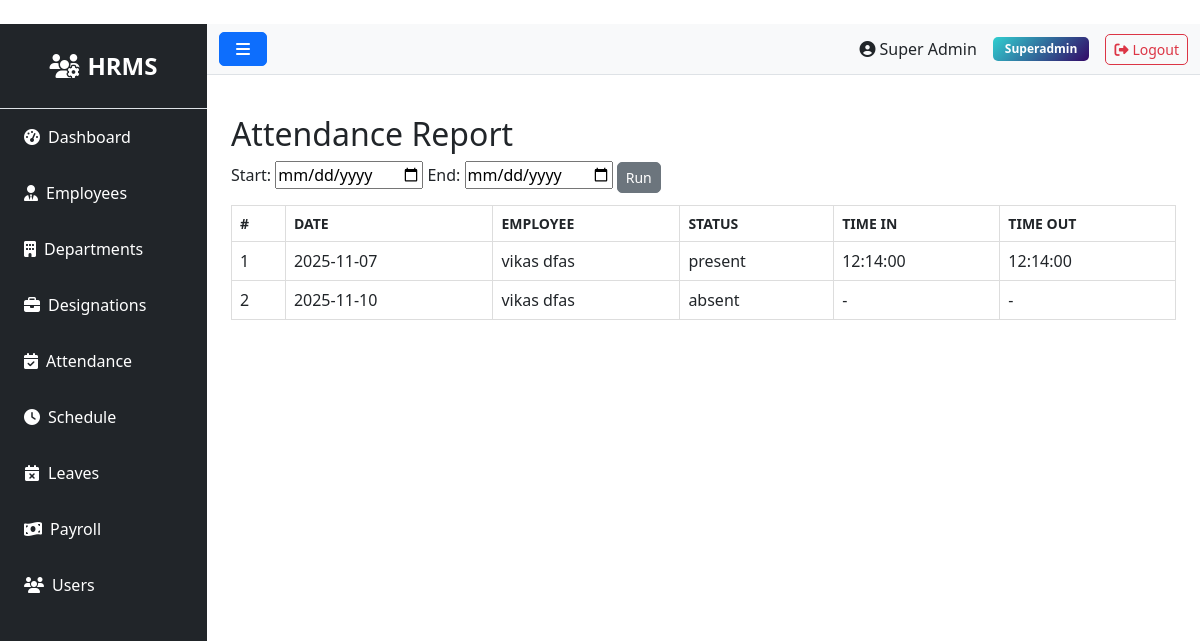
The page /attendance/report (signed in) on the database as committed earlier.
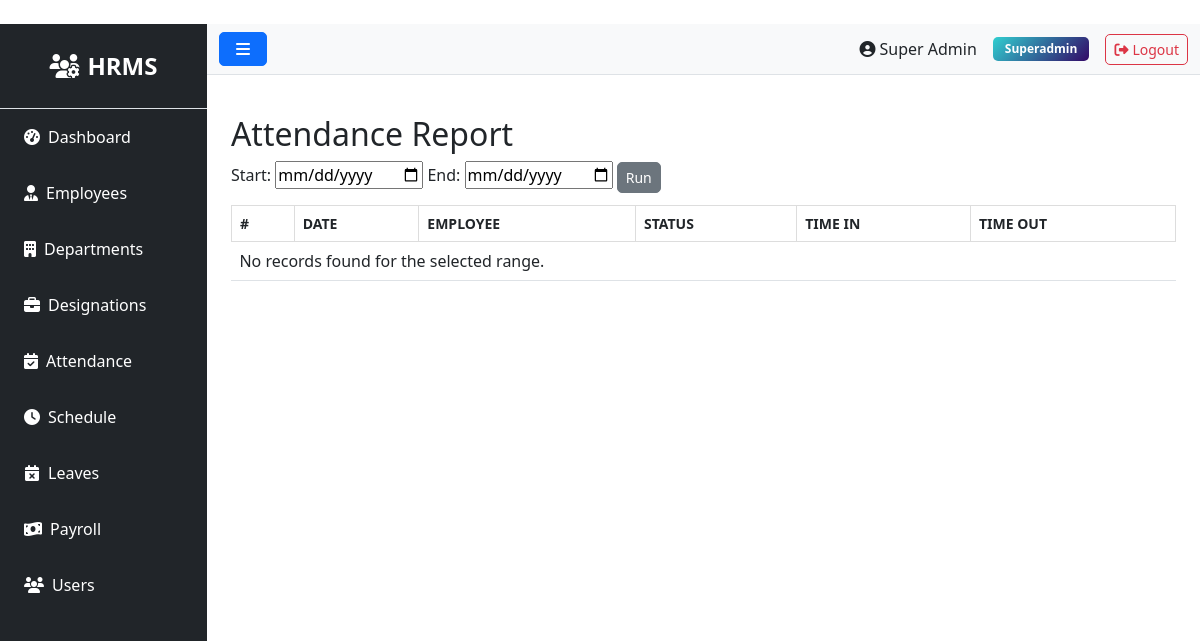
The same page on the database as committed later.
### models.py (models this page shows, shortened)
class Attendance(db.Model):
    __tablename__ = 'attendances'
    id = db.Column(db.Integer, primary_key=True)
    employee_id = db.Column(db.Integer, db.ForeignKey('employees.id'), nullable=False)
    date = db.Column(db.Date, nullable=False)
    time_in = db.Column(db.Time)
    time_out = db.Column(db.Time)
    status = db.Column(db.String(20))  # present, absent, holiday, weekend
    description = db.Column(db.Text)  # For holiday name or other notes
    created_at = db.Column(db.DateTime, default=datetime.utcnow)
    updated_at = db.Column(db.DateTime, default=datetime.utcnow, onupdate=datetime.utcnow)

class Employee(db.Model):
    __tablename__ = 'employees'
    id = db.Column(db.Integer, primary_key=True)
    department_id = db.Column(db.Integer, db.ForeignKey('departments.id'))
    designation_id = db.Column(db.Integer, db.ForeignKey('designations.id'))
    schedule_id = db.Column(db.Integer, db.ForeignKey('schedules.id'))
    firstname = db.Column(db.String(100), nullable=False)
    lastname = db.Column(db.String(100), nullable=False)
    unique_id = db.Column(db.String(50), unique=True)
    email = db.Column(db.String(100), unique=True)
    phone = db.Column(db.String(20))
    address = db.Column(db.Text)
    dob = db.Column(db.Date)
    gender = db.Column(db.String(10))
    religion = db.Column(db.String(50))
    marital = db.Column(db.String(20))
    status = db.Column(db.String(20), default='active')
    created_at = db.Column(db.DateTime, default=datetime.utcnow)
    updated_at = db.Column(db.DateTime, default=datetime.utcnow, onupdate=datetime.utcnow)
    attendances = db.relationship('Attendance', backref='employee', lazy=True, cascade='all, delete-orphan')
    checks = db.relationship('Check', backref='employee', lazy=True, cascade='all, delete-orphan')
    salary = db.relationship('Salary', backref='employee', uselist=False, cascade='all, delete-orphan')
    leaves = db.relationship('Leave', backref='employee', lazy=True, cascade='all, delete-orphan')
    late_times = db.relationship('LateTime', backref='employee', lazy=True, cascade='all, delete-orphan')
    over_times = db.relationship('OverTime', backref='employee', lazy=True, cascade='all, delete-orphan')
    payrolls = db.relationship('Payroll', backref='employee', lazy=True, cascade='all, delete-orphan')

### routes/attendance.py (the view)
@bp.route('/report')
@login_required
def report():
    start_date = request.args.get('start_date')
    end_date = request.args.get('end_date')
    query = Attendance.query
    if start_date and end_date:
        query = query.filter(Attendance.date.between(start_date, end_date))
    attendances = query.all()
    return render_template('admin/attendance/report.html', attendances=attendances)

### app.py (called while the page is built)
@login_manager.user_loader
def load_user(user_id):
    try:
        return db.session.get(User, int(user_id))
    except Exception as e:
        app.logger.error(f'Error loading user {user_id}: {str(e)}')
        return None

@app.context_processor
def inject_user():
    return dict(current_user=current_user)

### templates/admin/attendance/report.html (shortened to what this page needs)
﻿{% extends "base.html" %}
{% block content %}
<h2>Attendance Report</h2>
<form method="get" action="{{ url_for('attendance.report') }}" style="margin-bottom:12px;">
	<label for="start_date">Start:</label>
	<input type="date" id="start_date" name="start_date" value="{{ request.args.get('start_date','') }}">
	<label for="end_date">End:</label>
	<input type="date" id="end_date" name="end_date" value="{{ request.args.get('end_date','') }}">
	<button class="btn btn-sm btn-secondary" type="submit">Run</button>
</form>
<table class="table" style="width:100%; border-collapse: collapse;">
	<thead>
		<tr>
			<th style="border:1px solid #ddd;padding:8px;">#</th>
			<th style="border:1px solid #ddd;padding:8px;">Date</th>
			<th style="border:1px solid #ddd;padding:8px;">Employee</th>
			<th style="border:1px solid #ddd;padding:8px;">Status</th>
			<th style="border:1px solid #ddd;padding:8px;">Time In</th>
			<th style="border:1px solid #ddd;padding:8px;">Time Out</th>
		</tr>
	</thead>
	<tbody>
		{% if attendances %}
			{% for a in attendances %}
				<tr>
					<td style="border:1px solid #ddd;padding:8px;">{{ loop.index }}</td>
					<td style="border:1px solid #ddd;padding:8px;">{{ a.date }}</td>
					<td style="border:1px solid #ddd;padding:8px;">{{ a.employee.firstname }} {{ a.employee.lastname }}</td>
					<td style="border:1px solid #ddd;padding:8px;">{{ a.status or 'present' }}</td>
					<td style="border:1px solid #ddd;padding:8px;">{{ a.time_in or '-' }}</td>
					<td style="border:1px solid #ddd;padding:8px;">{{ a.time_out or '-' }}</td>
				</tr>
			{% endfor %}
		{% else %}
			<tr><td colspan="6" style="padding:8px;">No records found for the selected range.</td></tr>
		{% endif %}
	</tbody>
</table>
{% endblock %}

Rows that differ between the two databases and show on the page:
removed Attendance: date "2025-11-07", employee.firstname "vikas", employee.lastname "dfas", status "present", time_in "12:14:00", time_out "12:14:00"
removed Attendance: date "2025-11-10", employee.firstname "vikas", employee.lastname "dfas", status "absent", time_in "-", time_out "-"
Other text that changed with them:
text now shown: "No records found for the selected range."
